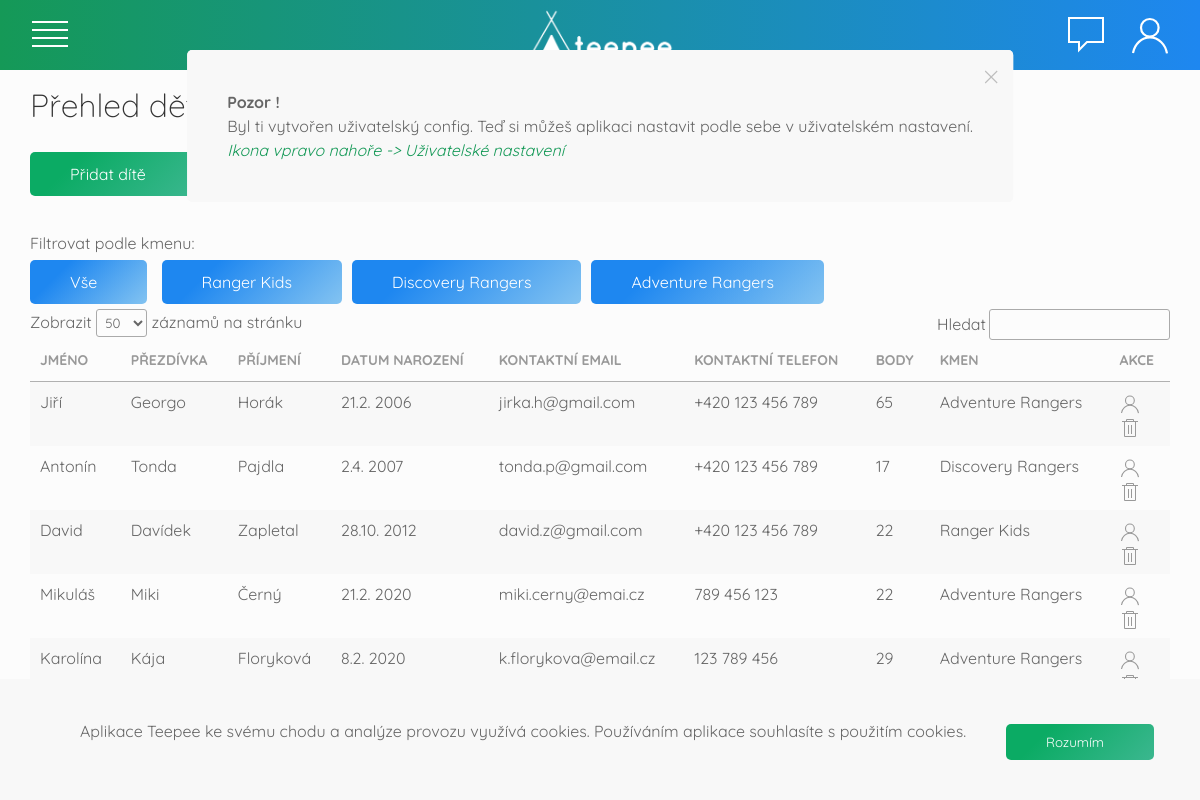
The page /deti (signed in) on the database its author committed.
### tables this page shows
CREATE TABLE `kmen` (
  `id_kmenu` int(11) NOT NULL,
  `nazev` varchar(150) NOT NULL,
  `min_vek` int(2) NOT NULL,
  `max_vek` int(2) NOT NULL,
  `popis` text
);

CREATE TABLE `ranger` (
  `id_rangera` int(11) NOT NULL,
  `jmeno` varchar(150) NOT NULL,
  `prezdivka` varchar(45) DEFAULT NULL,
  `prijmeni` varchar(150) NOT NULL,
  `datum_narozeni` date NOT NULL,
  `kontaktni_email` varchar(150) NOT NULL,
  `kontaktni_tel` varchar(17) NOT NULL,
  `pocet_bodu` int(11) NOT NULL,
  `id_kmenu` int(11) DEFAULT NULL
);

### index.php (called while the page is built, shortened)
<?php
  try{
  $router = new RouterKontroler();
  $router->zpracuj(array($_SERVER["REQUEST_URI"]));
  $router->vypisPohled();
  }
  catch(Exception $e){
    $exception = "
    <h3><b>Ooops!</b> Něco se pokazilo</h3>
    Kód výjimky:<br>".
    $e->getMessage();
    $router->pridejZpravu($exception,"error");
    DB::syslog($exception,"exception",(isset($_SESSION["uzivatel"]->id_vedouciho)) ? $_SESSION["uzivatel"]->id_vedouciho : 0);
    die("<script>window.location.href = '/nastenka';</script>");
  }
 ?>

### model/DB.php (called while the page is built, shortened)
<?php
class DB {
  private static $spojeni;
  private static $nastaveni = array(
		PDO::ATTR_ERRMODE => PDO::ERRMODE_EXCEPTION,
    PDO::ATTR_EMULATE_PREPARES => false,
    PDO::ATTR_DEFAULT_FETCH_MODE => PDO::FETCH_ASSOC
	);
    public static function pripoj($server, $uzivatel, $heslo, $databaze)
    {
	  if (!isset(self::$spojeni))
      {
        $dsn = "mysql:host=$server;dbname=$databaze;charset=utf8";
			 self::$spojeni = new PDO(
				$dsn,
				$uzivatel,
				$heslo,
				self::$nastaveni
       );
	  }
	}
  public static function vsechnyKmeny(){
    $sql = "SELECT * FROM kmen ORDER BY min_vek ASC";
    $navrat = self::$spojeni->prepare($sql);
    $navrat->execute();
    return $navrat->fetchAll();
  }
  public static function vsechnyDeti($kmen = null){
    if($kmen !== null){
      $sql = "SELECT ranger.*, kmen.nazev FROM ranger,kmen WHERE ranger.id_kmenu = kmen.id_kmenu AND kmen.nazev LIKE ? ";
    }
    else{
      $sql = "SELECT ranger.*, kmen.nazev FROM ranger,kmen WHERE ranger.id_kmenu = kmen.id_kmenu";
    }
    $navrat = self::$spojeni->prepare($sql);
    if(isset($kmen)){
      $navrat->execute(array($kmen));
    }
    else {
      $navrat->execute();
    }
    return $navrat->fetchAll();
  }
}

### kontroler/DetiKontroler.php (called while the page is built, shortened)
<?php
class DetiKontroler extends Kontroler{
  public function zpracuj($parametry){
    if(isset($parametry[0])){
      $parametr = $parametry[0];
    }
    else{
      $parametr = null;
    }
    switch ($parametr) {
      default:
        $this->prehled("");
        break;
    }
  }
  private function prehled($sortBy){
    if($sortBy == ""){
      $deti = DB::vsechnyDeti();
      $this->data["deti"]=$deti;
    }
    else{
      $sortBy = $this->camelCase($sortBy);
      $deti = DB::vsechnyDeti($sortBy);
      $this->data["deti"]=$deti;
      $this->pohled = "deti";
    }
  }
  public function reverseCamelCase($text) {
      $text = str_replace(" ", "-", $text);
      $text = strtolower($text);
      return $text;
  }
}
 ?>

### kontroler/RouterKontroler.php (called while the page is built, shortened)
<?php
class RouterKontroler extends Kontroler{
  protected $kontroler;
  public function zpracuj($parametry){
    $castiCesty = $this->parseURL($parametry[0]);
    $castNazKont = $this->camelCase(array_shift($castiCesty));
    $tridaKontroleru = $castNazKont . "Kontroler";
    if(file_exists("kontroler/$tridaKontroleru.php"))
      $this->kontroler = new $tridaKontroleru();
    else{
      $this->pridejZpravu("<b>404</b> <br> To, co hledáš, tady není","danger");
      $this->presmeruj("nastenka");
    }
    $this->kontroler->zpracuj($castiCesty);
    $this->kontroler->colorGenerator = new ColorGenerator();
    $this->kontroler->mailManager = new MailManager();
  }
  private function camelCase($text) {
      $text = str_replace("-", " ", $text);
      $text = ucwords($text);
      $text = str_replace(" ", "", $text);
      return $text;
  }
  private function parseURL($url) {
      $parsedURL = parse_url($url);
      $path = $parsedURL["path"];
      $path = ltrim($path,"/");
      $path = trim($path);
      $cutPath = explode("/", $path);
      return $cutPath;
  }
}

### view/deti.phtml (the view)
<div class="uk-width-1-1 uk-padding-small uk-padding-remove-top">
  <h2>Přehled dětí</h2>
  <?php if($_SESSION["uzivatel"]->uroven >= SUPERUSER){ ?>
  <a href="/deti/novy" class="btn-green" uk-toggle>Přidat dítě</a>
  <?php } ?>
</div>
<div class="uk-width-1-1 uk-padding-small ">
    <p class="uk-margin-remove">Filtrovat podle kmenu:</p>
    <a href="/deti" class="btn-orange">Vše</a>
    <?php
      $kmeny = DB::vsechnyKmeny();
      foreach ($kmeny as $kmen) {
        echo "<a href='/deti/sort/".$this->reverseCamelCase($kmen["nazev"])."'
        class='btn-orange'>".$kmen["nazev"]."</a>";
      }
    ?>
    <div class=" uk-overflow-auto">
      <table class="data-tables uk-table uk-table-striped">
        <thead>
            <tr>
                <th>Jméno</th>
                <th>Přezdívka</th>
                <th>Příjmení</th>
                <th>Datum narození</th>
                <th>Kontaktní email</th>
                <th>Kontaktní telefon</th>
                <th>Body</th>
                <th>Kmen</th>
                <th>Akce</th>
            </tr>
        </thead>
        <tbody>
          <?php foreach ($deti as $dite): ?>
            <tr>
              <td>
                <?php echo "<a class='uk-link-text' href='/profil-dite/".$dite["id_rangera"]."'>".$dite["jmeno"]."</a>"; ?>
              </td>
              <td>
                <?= $dite["prezdivka"]; ?>
              </td>
              <td>
                <?= $dite["prijmeni"]; ?>
              </td>
              <td>
                <?= date("j.n. Y", strtotime($dite["datum_narozeni"])); ?>
              </td>
              <td>
                <?= $dite["kontaktni_email"]; ?>
              </td>
              <td>
                <?= $dite["kontaktni_tel"]; ?>
              </td>
              <td>
                <?php echo "<a class='uk-link-text' href='/body/'>".$dite["pocet_bodu"]."</a>"; ?>
              </td>
              <td>
                <?= $dite["nazev"]; ?>
              </td>
              <td>
                  <a class='uk-link-muted' href='/profil-dite/<?=$dite["id_rangera"]?>'><span uk-icon="user"></span></a>
                  <?php if($_SESSION["uzivatel"]->uroven >= ADMIN) {
                    ?>
                      <a class='uk-link-muted' href='/deti/smazat/<?=$dite["id_rangera"]?>' onclick="return confirm('Opravdu chceš smazat tento záznam ?')"><span uk-icon="trash"></span></a>
                  <?php } ?>
              </td>
            </tr>
          <?php endforeach; ?>
        </tbody>
    </table>
  </div>
</div>

### view/css/main.css (style rules this page uses)
:root { --orange:#FFE53B; --blue:#21D4FD; --light-grey: #fcfcfc; --border-size: 1px; --border-color: #f2f2f2; --green:#159957; }
body,html { height: 100%; width:100%; margin:0; padding: 0; font-family: 'Quicksand', sans-serif; background-color: var(--light-grey); }
* { font-family: 'Quicksand', sans-serif; }
h1,h2,h3,h4,.uk-heading-small,.uk-heading-medium { font-family: 'Quicksand', sans-serif; font-weight: lighter; }
a { color:#333; }
.btn-green { background-color: #3bb78f; background-image: linear-gradient(315deg, #3bb78f 0%, #0bab64 74%); padding: 10px 50px 10px 40px; display: inline-block; color:#fff; text-decoration: none; border-radius: 5px; margin: 5px 10px 5px 0px; }
.btn-orange { background-color: #1e87f0; background-image: linear-gradient(315deg,#83c3f1 0%, #1e87f0 74% ); padding: 10px 50px 10px 40px; display: inline-block; color:#fff; text-decoration: none; border-radius: 5px; margin: 5px 10px 5px 0px; }
.btn-orange,.btn-green,.btn-blue { border: none; cursor: pointer; }
em { color:var(--green); }

### rows shown on the page
kmen: nazev "Ranger Kids"
kmen: nazev "Discovery Rangers"
kmen: nazev "Adventure Rangers"
ranger: jmeno "Jiří", prezdivka "Georgo", prijmeni "Horák", datum_narozeni "21.2. 2006", kontaktni_email "jirka.h@gmail.com", kontaktni_tel "+420 123 456 789", pocet_bodu "65", id_kmenu.nazev "Adventure Rangers"
ranger: jmeno "Antonín", prezdivka "Tonda", prijmeni "Pajdla", datum_narozeni "2.4. 2007", kontaktni_email "tonda.p@gmail.com", kontaktni_tel "+420 123 456 789", pocet_bodu "17", id_kmenu.nazev "Discovery Rangers"
ranger: jmeno "David", prezdivka "Davídek", prijmeni "Zapletal", datum_narozeni "28.10. 2012", kontaktni_email "david.z@gmail.com", kontaktni_tel "+420 123 456 789", pocet_bodu "22", id_kmenu.nazev "Ranger Kids"
ranger: jmeno "Mikuláš", prezdivka "Miki", prijmeni "Černý", datum_narozeni "21.2. 2020", kontaktni_email "miki.cerny@emai.cz", kontaktni_tel "789 456 123", pocet_bodu "22", id_kmenu.nazev "Adventure Rangers"
ranger: jmeno "Karolína", prezdivka "Kája", prijmeni "Floryková", datum_narozeni "8.2. 2020", kontaktni_email "k.florykova@email.cz", kontaktni_tel "123 789 456", pocet_bodu "29", id_kmenu.nazev "Adventure Rangers"

### other values the page prints
$zprava["zprava"] "Pozor ! Byl ti vytvořen uživatelský config. Teď si můžeš aplikaci nastavit podle sebe v uživatelském nastavení. Ikona vpravo nahoře -> Uživatelské nastavení"
